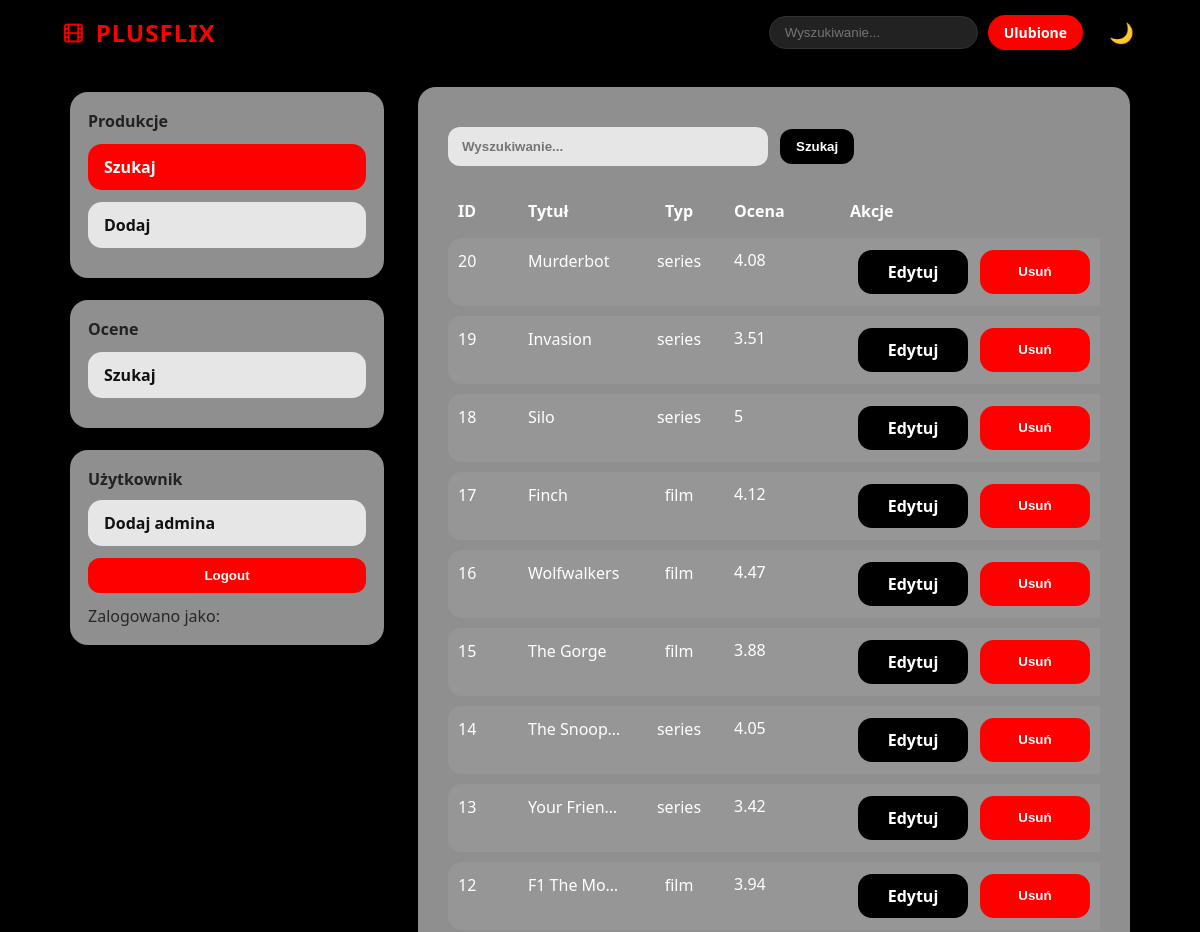
The page /admin/movies (signed in, upper part) on the database as committed earlier.
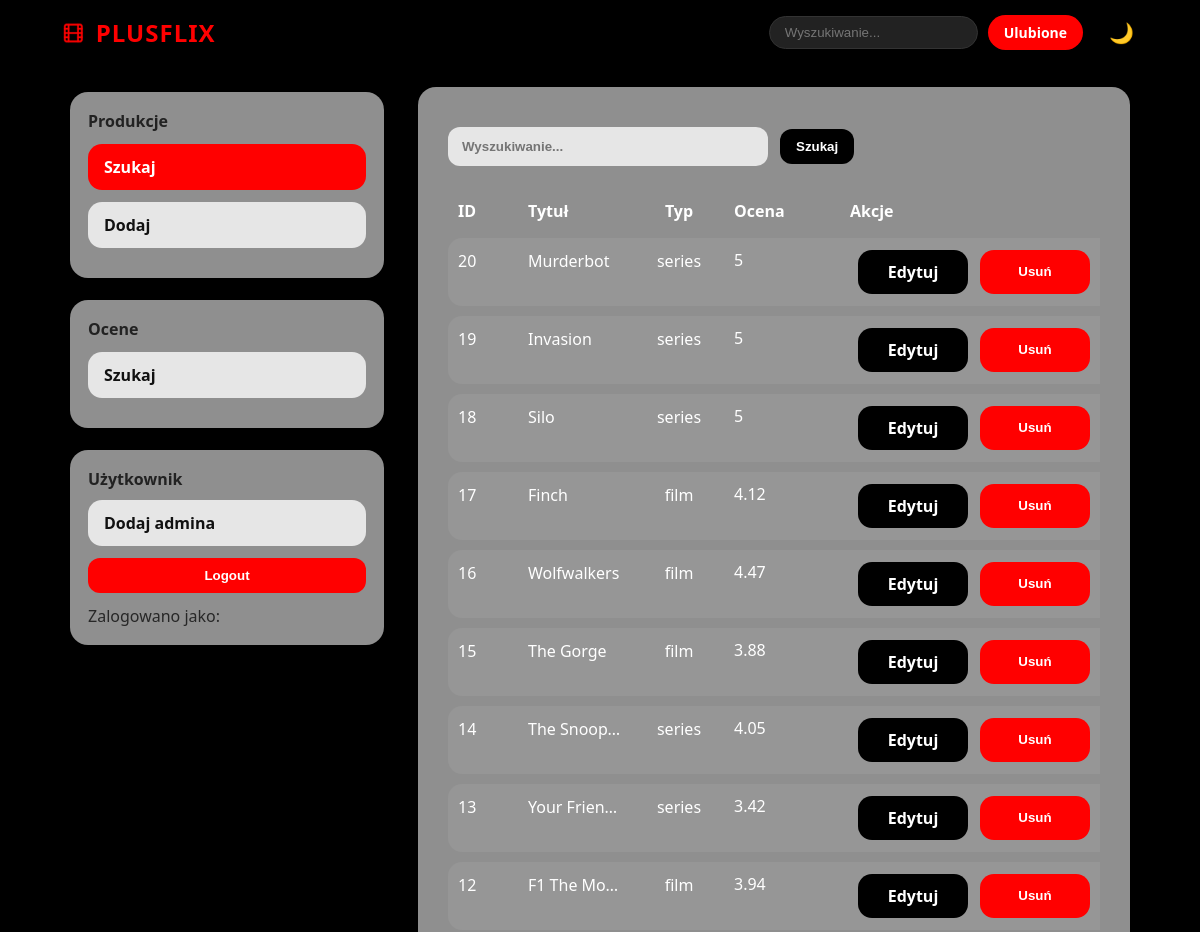
The same page on the database as committed later.
### tables this page shows
CREATE TABLE titles (
                        id INTEGER PRIMARY KEY AUTOINCREMENT,
                        name TEXT NOT NULL,
                        type TEXT CHECK(type IN ('film', 'series')) NOT NULL,
                        description TEXT,
                        categories TEXT,
                        blocked_countries TEXT,
                        image_path TEXT,
                        average_rating REAL
);

### src/Controller/AdminMovieController.php (called while the page is built, shortened)
<?php
class AdminMovieController
{
    private function db(): PDO
    {
        $pdo = Database::getConnection();
        $pdo->exec('PRAGMA foreign_keys = ON;');
        return $pdo;
    }
    public function index(): void
    {
        $q = isset($_GET['q']) ? trim((string)$_GET['q']) : '';
        $pdo = $this->db();
        $sql = "SELECT id, name, type, average_rating FROM titles WHERE 1=1";
        $params = [];
        $sql .= " ORDER BY id DESC";
        $stmt = $pdo->prepare($sql);
        $stmt->execute($params);
        $movies = $stmt->fetchAll(PDO::FETCH_ASSOC);
        require __DIR__ . '/../View/admin/movies/movieIndex.php';
    }
}

### src/View/admin/movies/movieIndex.php (the view, shortened to what this page needs)
<!doctype html>
<html lang="pl">
<head>
    <link rel="stylesheet" href="/style.css">
</head>
<body class="admin-page">
<?php require __DIR__ . '/../../partials/topbar.php'; ?>
<?php $active = 'movies'; require __DIR__ . '/../partials/nav.php'; ?>
<form class="admin-toolbar" method="get" action="/admin/movies">
    <input type="text" name="q" placeholder="Wyszukiwanie..." value="<?= htmlspecialchars($q ?? '') ?>">
    <button class="admin-tool-btn" type="submit">Szukaj</button>
</form>
<?php if (empty($movies)): ?>
    <p class="admin-muted">Brak filmów.</p>
<?php else: ?>
    <table class="admin-table">
        <thead>
        <tr>
            <th>ID</th>
            <th>Tytuł</th>
            <th>Typ</th>
            <th>Ocena</th>
            <th>Akcje</th>
        </tr>
        </thead>
        <tbody>
        <?php foreach ($movies as $m): ?>
            <tr>
                <td><?= (int)$m['id'] ?></td>
                <td><?= htmlspecialchars($m['name'] ?? '') ?></td>
                <td><?= htmlspecialchars($m['type'] ?? '') ?></td>
                <td><?= htmlspecialchars((string)($m['average_rating'] ?? '')) ?></td>
                <td class="admin-table__actions">
                    <a class="admin-small-link" href="/admin/movies/edit?id=<?= (int)$m['id'] ?>">Edytuj</a>
                    <form method="post" action="/admin/movies/delete" style="display:inline;"
                          onsubmit="return confirm('Na pewno usunąć film?')">
                        <button class="admin-small-danger" type="submit">Usuń</button>
                    </form>
                </td>
            </tr>
        <?php endforeach; ?>
        </tbody>
    </table>
<?php endif; ?>
</main></div>
</body>
</html>

Rows that differ between the two databases and show on the page:
changed titles "Murderbot": average_rating "4.08" → "5"
changed titles "Invasion": average_rating "3.51" → "5"
